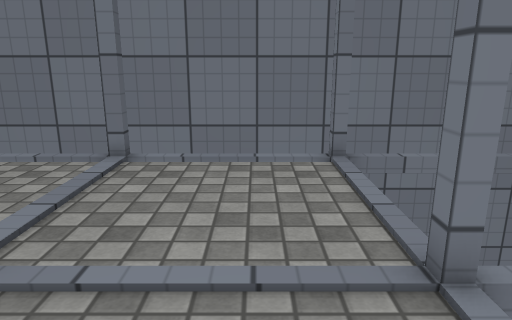
[1] (above)

12 first-person views from a walk through a scene from a Unity 3-D project. The camera is 1.2 m above the floor, tilts 14° down and sees 70° across. The floor is counted in squares, 0.5 m on a side. Each view is taken from the middle of a square. On the plan, view 1 faces up. The plan holds only what a view shows up to about 20 squares ahead; the rest is blank. The place goes on beyond the plan. The player is left out. Door leaves are left out, so doorways stand open. Surface patterns are stand-ins for the level's own textures.

[2]
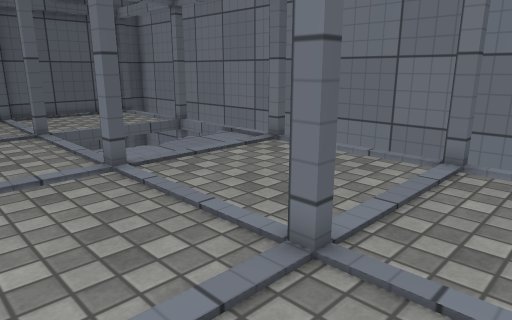

[3]
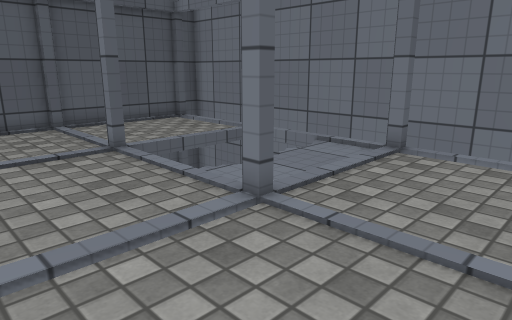

[4]
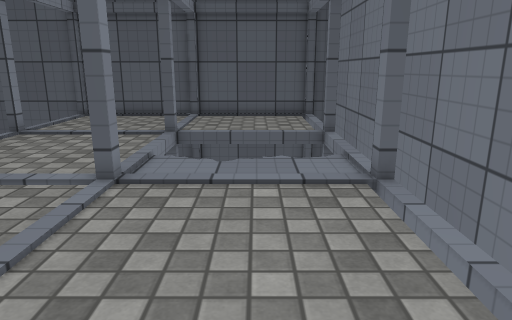

[5]
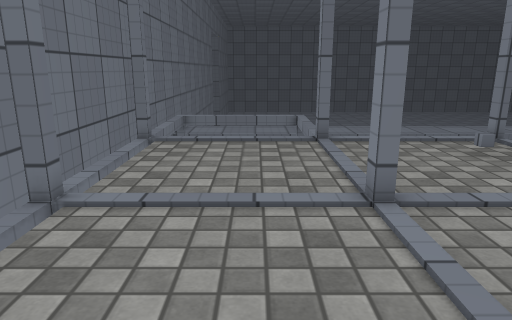

[6]
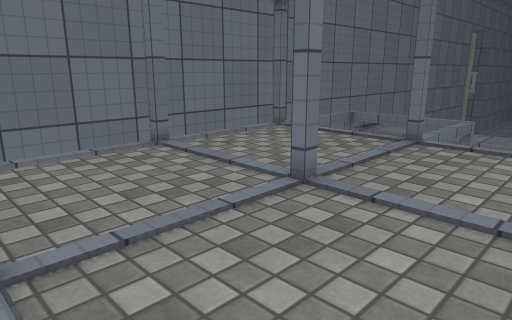

[7]
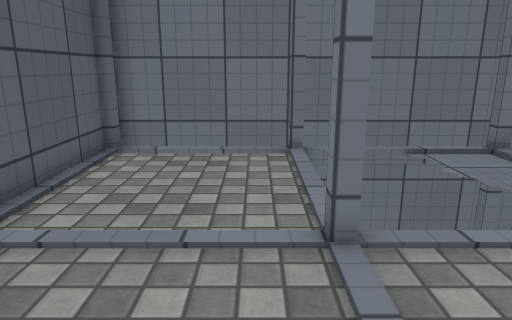

[8]
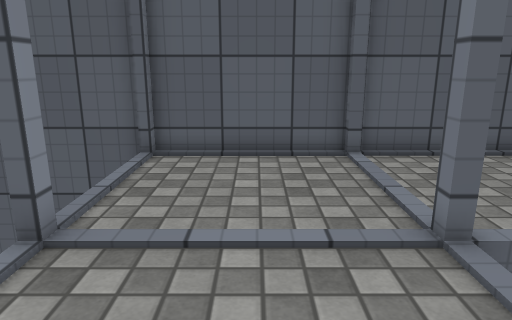

[9]
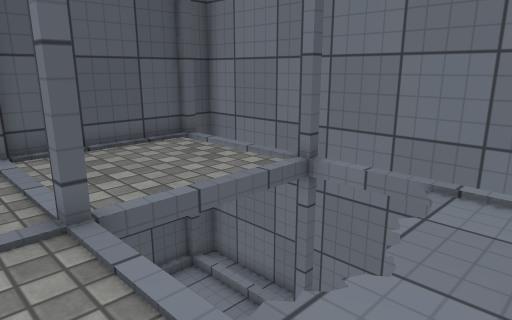

[10]
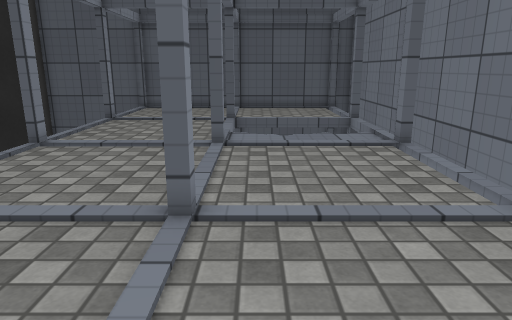

[11]
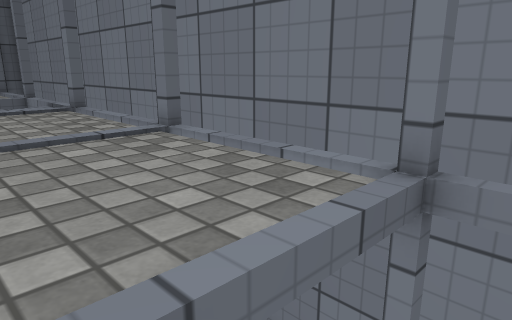

[12]
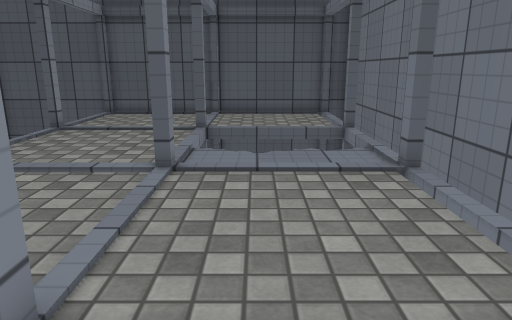

### Floor plan
Key: @ floor where view 1 was taken; # wall or solid block; x gap in a wall; . main floor; - floor 2.5 m lower than the main floor; / step, stairs or slope; = window, fence, low wall or low ledge; ^ raised ledge; v drop or lower ground.
Columns run from 22 left of view 1 to 8 right of it. Each row starts with its distance up from view 1.
 11 ###############################
 10 ##vvvv-vvvvv-vvvvv-vvvvv/     #
  9 ##.....   v..............     #
  8 ##.....   v..............     #
  7 ##.....   v..............     v
  6 ##.....   v..............     v
  5 ##.....   v.............. /   v
  4 ##....#vvv........#.....#/==vv^
  3 # .......................
  2 # .......................
  1 # .......................
  0 # ....................@..
 -1 # ................   ....
 -2 ##vvvvxvvvvvxvvv       vx
 -3 #v
 -4  v

Positions as (right, up) in squares from view 1, and headings:
1: (0, 0), facing up
2: (-1, 0), facing up-left
3: (-5, -1), facing up-left
4: (-2, 7), facing left
5: (-10, 6), facing right
6: (-10, -1), facing up-right
7: (-17, -1), facing up
8: (-11, 1), facing left
9: (-10, 2), facing up-left
10: (2, 5), facing left
11: (4, 5), facing up-left
12: (-1, 6), facing left
